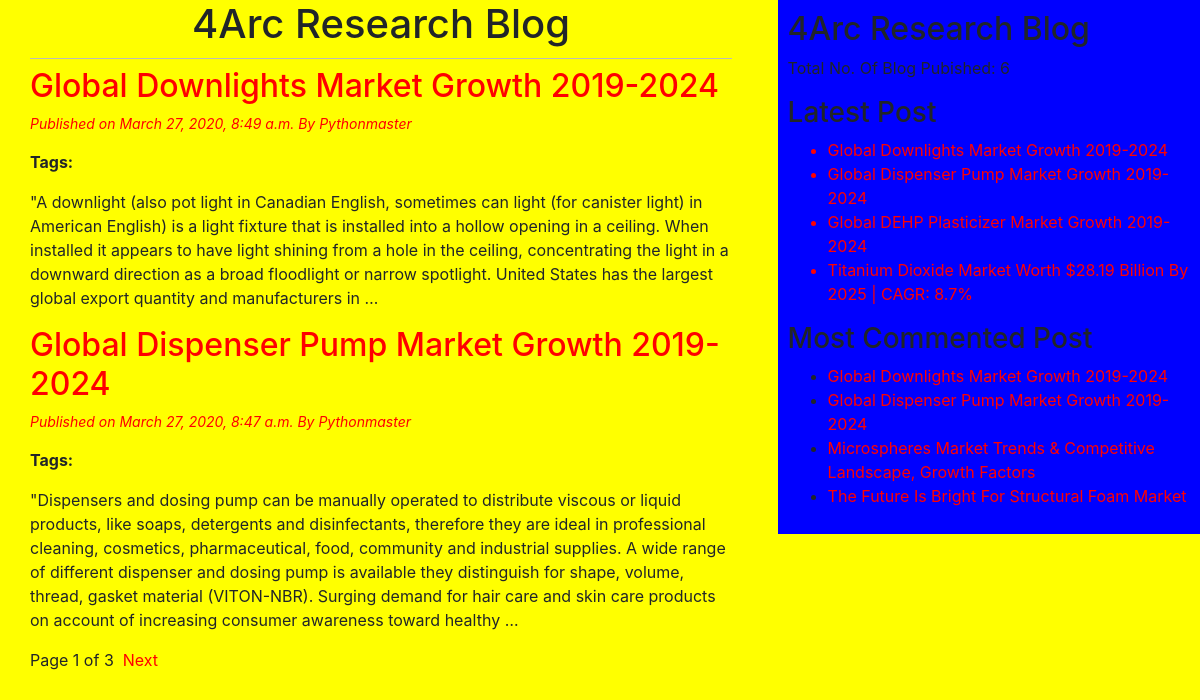
The page / on the database its author committed.
### blog/models.py (models this page shows, shortened)
class Post(models.Model):
    STATUS_CHOICES = (('draft','Draft'),('published','Published'))
    title = models.CharField(max_length=260)
    slug = models.SlugField(max_length=260,unique_for_date='publish')
    author = models.ForeignKey(User,related_name='blog_post', on_delete=models.CASCADE)
    body = models.TextField()
    publish = models.DateTimeField(default=timezone.now)
    created = models.DateTimeField(auto_now_add=True)
    updated = models.DateTimeField(auto_now=True)
    status = models.CharField(max_length=10,choices=STATUS_CHOICES,default='draft')
    objects = CustomManager()
    tags = TaggableManager()
    class Meta:
        ordering = ('-publish',)
    def get_absolute_url(self):
        return reverse('post_detail',args=[self.publish.year,self.publish.strftime('%m'),self.publish.strftime('%d'),self.slug])

### blog/views.py (the view)
# urls.py: path('', views.post_list_view),
def post_list_view(request,tag_slug=None):
    post_list = Post.objects.all()
    tag=None
    if tag_slug:
        tag = get_object_or_404(Tag,slug=tag_slug)
        post_list = post_list.filter(tags__in=[tag])
    paginator =Paginator(post_list,2)
    page_number = request.GET.get('page')
    try:
        post_list=paginator.page(page_number)
    except PageNotAnInteger:
        post_list=paginator.page(1)
    except EmptyPage:
        post_list=paginator.page(paginator.num_pages)
    return render(request,'blog/post_list.html',{'post_list': post_list,'tag':tag})

### blog/models.py (called while the page is built)
    def get_queryset(self):
        return super().get_queryset().filter(status='published')

### blog/templatetags/blog_tags.py (called while the page is built)
@register.simple_tag(name='tag_count')
def total_post():
    return Post.objects.count()

@register.inclusion_tag('blog/latest_post.html')
def show_latest_post():
    latest_post = Post.objects.order_by('-publish')[:4]
    return {'latest_post':latest_post}

@register.simple_tag
def get_most_Commented_post(count=4):
    return Post.objects.annotate(total_comment=Count('comments')).order_by('-total_comment')[:count]

### template/blog/post_list.html (shortened to what this page needs)
<!DOCTYPE html>
{% extends 'blog/base.html' %}
{% block content_block %}
<h1>4Arc Research Blog</h1>
{% for post in post_list %}
<a href = '{{post.get_absolute_url}}'><h2>{{post.title}}</h2></a>
<p id="date">Published on {{post.publish}} By {{post.author | title}}</p>
<p><b>Tags:</b>
{{post.body| truncatewords:70|linebreaks}}
{%endfor%}
{% include 'blog/pagination.html' with page=post_list %}
{% endblock %}

### template/blog/base.html (shortened to what this page needs)
<!DOCTYPE html>
{% load static%}
{% load blog_tags %}
<html lang="en">
<head>
    <link rel="stylesheet" href="https://stackpath.bootstrapcdn.com/bootstrap/4.3.1/css/bootstrap.min.css">
    <link rel="stylesheet" href="{% static 'css/blog.css'%}">
</head>
<body>
<div class="content">
    {% block content_block %} {% endblock %}
</div>
<div class="sidebar" >
    <h2>4Arc Research Blog</h2>
    <p>Total No. Of Blog Pubished: {% tag_count %}</p>
    <h3>Latest Post</h3>
    {% show_latest_post %}
    <h3>Most Commented Post</h3>
    {% get_most_Commented_post as most_commented_posts %}
    <ul>
        {% for post in most_commented_posts %}
       <li> <a href = '{{post.get_absolute_url}}'>{{post.title}}</a></li>
        {% endfor %}
    </ul>
</div>
</body>
</html>

### template/blog/pagination.html (shortened to what this page needs)
<!DOCTYPE html>
<div class="paginator">
    <span>Page {{page.number}} of {{page.paginator.num_pages}}</span>&nbsp;
    {% if page.has_next%}
    <a href="?page={{page.next_page_number}}">Next</a>
    {% endif%}
</div>

### template/blog/latest_post.html (shortened to what this page needs)
<!DOCTYPE html>
<ul>
    {% for post in latest_post%}
    <a href = '{{post.get_absolute_url}}'><li>{{post.title}}</li></a>
    {% endfor %}
</ul>

### static/css/blog.css (style rules this page uses)
.content { width: 61%; float: left; padding: 0 0 0 30px; background: yellow; }
.sidebar { width: 35.2%; float: right; padding: 10px; background: blue; text: white; }
h1 { text-align: center; border-bottom: 1px solid #bbb; padding-bottom: 10px; }
body { background: yellow; }
#date,#comment { color: red; font-size: 14px; font-style : italic; }
a { color:red; }

### rows shown on the page
Post: title "Global Downlights Market Growth 2019-2024", publish "March 27, 2020, 8:49 a.m.", author "Pythonmaster", body "\"A downlight (also pot light in Canadian English, sometimes can light (for canister light) in American English) is a light fixture that is installed into a hollow opening in a ceiling. When installed it appears to have light shining from a hole in the ceiling, concentrating the light in a downward direction as a broad floodlight or narrow spotlight. United States has the largest global export quantity and manufacturers in …"
Post: title "Global Dispenser Pump Market Growth 2019-2024", publish "March 27, 2020, 8:47 a.m.", author "Pythonmaster", body "\"Dispensers and dosing pump can be manually operated to distribute viscous or liquid products, like soaps, detergents and disinfectants, therefore they are ideal in professional cleaning, cosmetics, pharmaceutical, food, community and industrial supplies. A wide range of different dispenser and dosing pump is available they distinguish for shape, volume, thread, gasket material (VITON-NBR). Surging demand for hair care and skin care products on account of increasing consumer awareness toward healthy …"
Post: title "Global DEHP Plasticizer Market Growth 2019-2024"
Post: title "Titanium Dioxide Market Worth $28.19 Billion By 2025 | CAGR: 8.7%"
Post: title "Microspheres Market Trends & Competitive Landscape, Growth Factors"
Post: title "The Future Is Bright For Structural Foam Market"

### other values the page prints
{{ page.number }} "1"
{{ page.paginator.num_pages }} "3"
